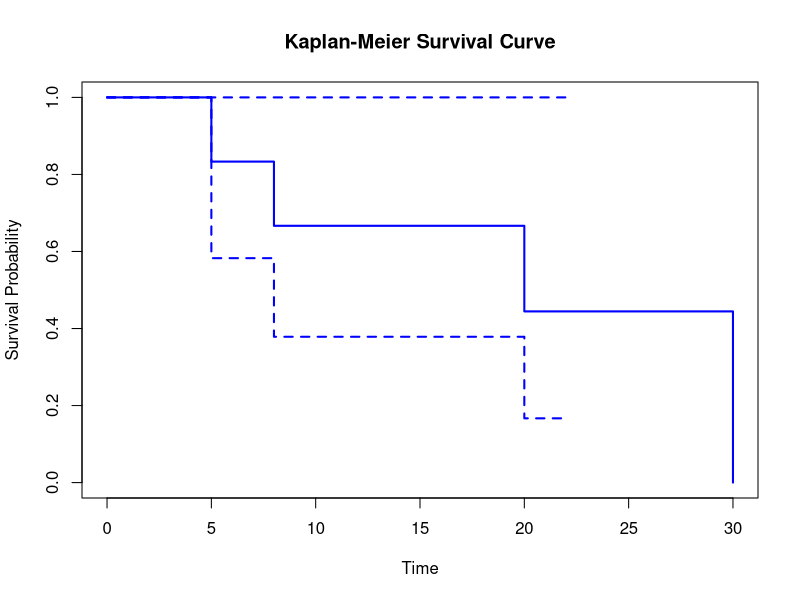
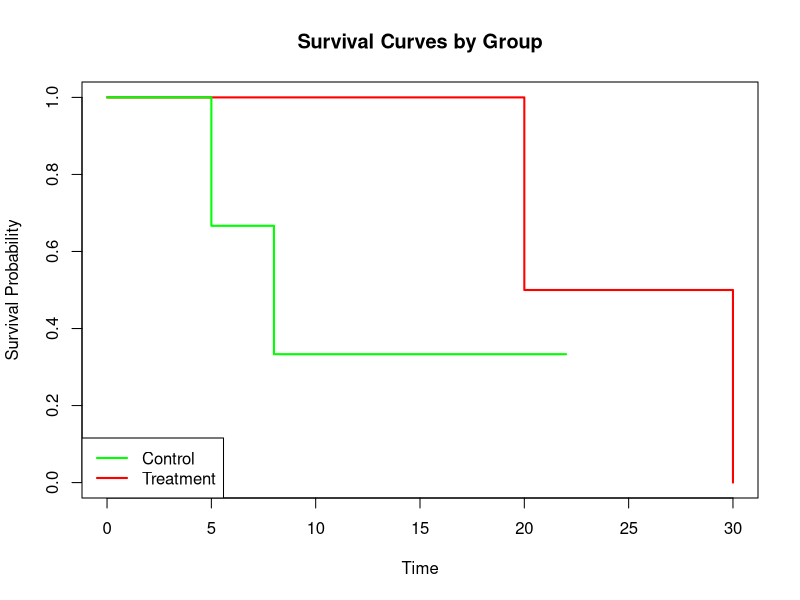

Write the R code that produced these figures, in order.
#Survival Analysis in R
# Survival Analysis is used to study the time until an event occurs
# Example: Time until patients relapse, or machines fail

# Load the survival package
# Uncomment the next line if you don’t have it installed
# install.packages("survival")
library(survival)

# Create sample dataset
# 'time' = duration until event or censoring
# 'status' = event indicator (1 = event occurred, 0 = censored)
time <- c(5, 8, 12, 20, 22, 30)
status <- c(1, 1, 0, 1, 0, 1)  # 1 = event occurred, 0 = censored

# Create a survival object
surv_obj <- Surv(time, status)

# Fit Kaplan-Meier survival curve
fit <- survfit(surv_obj ~ 1)

# Print summary of survival curve
summary(fit)

# Plot Kaplan-Meier survival curve
plot(fit,
     main = "Kaplan-Meier Survival Curve",
     xlab = "Time",
     ylab = "Survival Probability",
     col = "blue",
     lwd = 2)

# Example with a grouping variable (e.g., treatment groups)
group <- c("Treatment", "Treatment", "Control", "Control", "Treatment", "Control")
fit_group <- survfit(Surv(time, status) ~ group)

# Plot survival curves by group
plot(fit_group,
     col = c("red", "green"),
     lwd = 2,
     main = "Survival Curves by Group",
     xlab = "Time",
     ylab = "Survival Probability")
legend("bottomleft", legend = c("Control", "Treatment"),
       col = c("green", "red"), lwd = 2)
